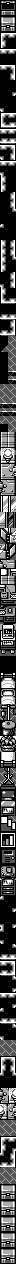

The image is a tile-based game level rendered from a .tmx file. Its description and complete source (layers, tilesets, objects, tile grids) follow:
An orthogonal 2x158 tile map with 8x8 px tiles, 1 tile layer (metatiles), 3 tilesets.

<map height="158" orientation="orthogonal" renderorder="right-down" tileheight="8" tilewidth="8" width="2">
	<tileset firstgid="1" tilewidth="8" tileheight="8">
		<image source="../../../gfx/tilesets/image_17_5c1e.png" />
	</tileset>
	<tileset firstgid="83" tilewidth="8" tileheight="8">
		<image source="../../../gfx/tilesets/gfx_06b_4080.png" />
	</tileset>
	<tileset firstgid="129" tilewidth="8" tileheight="8">
		<image source="../../../gfx/tilesets/gfx_06b_4360.png" />
	</tileset>
	<layer height="158" id="1" name="metatiles" width="2">
		<data encoding="csv">
2, 4,
3, 5,
6, 8,
7, 9,
10, 12,
11, 13,
12, 12,
13, 13,
12, 14,
13, 15,
13, 13,
13, 16,
13, 13,
17, 13,
10, 12,
18, 19,
12, 12,
20, 19,
12, 14,
17, 15,
12, 12,
17, 13,
11, 13,
11, 13,
13, 15,
13, 15,
13, 21,
13, 13,
22, 13,
13, 13,
11, 15,
11, 15,
11, 21,
11, 13,
13, 15,
17, 15,
11, 13,
18, 19,
13, 13,
20, 19,
13, 15,
20, 23,
24, 26,
25, 26,
24, 26,
24, 26,
24, 27,
24, 27,
28, 26,
28, 26,
29, 27,
29, 27,
28, 26,
24, 26,
30, 32,
31, 33,
34, 36,
35, 37,
38, 40,
39, 41,
42, 44,
43, 45,
46, 48,
47, 49,
50, 52,
51, 53,
54, 56,
55, 57,
58, 60,
59, 61,
42, 44,
62, 63,
30, 32,
64, 65,
66, 68,
67, 69,
70, 72,
71, 73,
74, 76,
75, 77,
78, 80,
79, 81,
13, 13,
13, 13,
83, 85,
84, 86,
87, 88,
84, 86,
89, 91,
90, 92,
93, 95,
94, 96,
97, 99,
98, 100,
101, 103,
102, 104,
105, 107,
106, 108,
109, 111,
110, 112,
113, 115,
114, 116,
117, 119,
118, 120,
121, 123,
122, 124,
125, 127,
126, 128,
129, 131,
130, 132,
114, 116,
133, 134,
22, 13,
13, 16,
13, 13,
17, 16,
22, 13,
17, 13,
13, 21,
20, 19,
12, 14,
20, 23,
13, 21,
13, 16,
12, 12,
13, 16,
22, 13,
20, 19,
13, 21,
17, 13,
28, 28,
28, 28,
10, 14,
11, 15,
22, 21,
13, 13,
42, 34,
43, 35,
36, 40,
37, 41,
26, 28,
26, 28,
10, 12,
11, 16,
22, 15,
20, 23,
28, 26,
28, 28,
6, 8,
7, 9,
6, 8,
7, 9,
6, 8,
7, 9,
6, 8,
7, 9,
6, 8,
7, 9</data>
	</layer>
</map>
